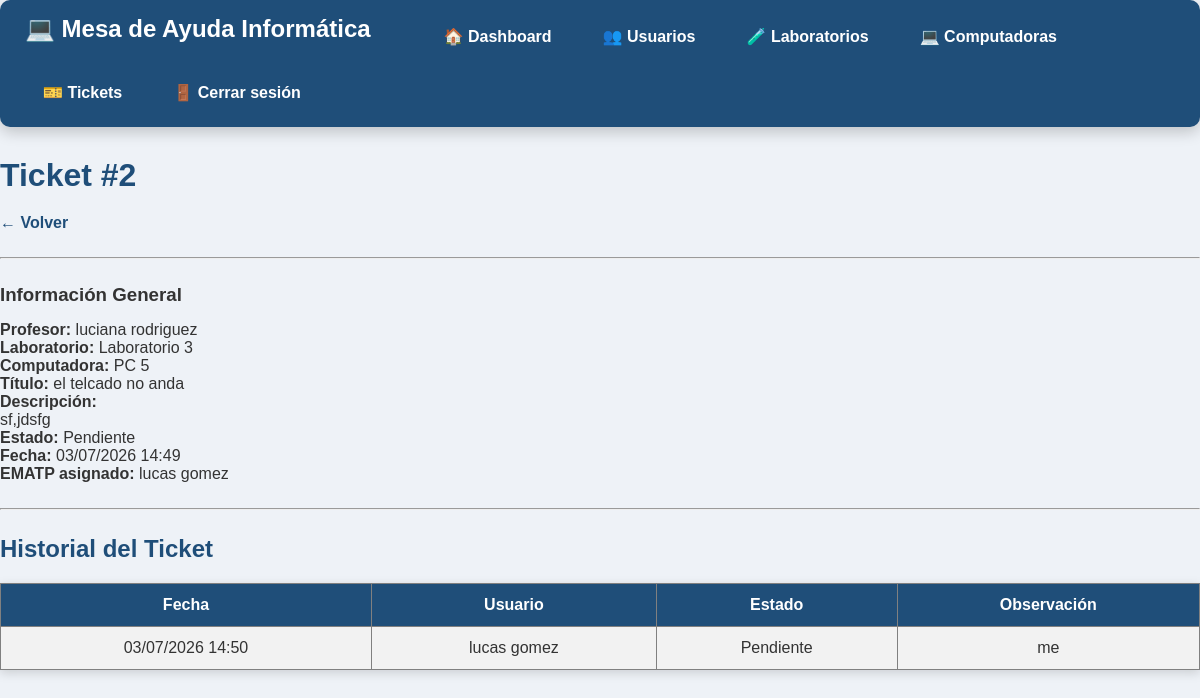
Page /administrativo/ver_ticket.php?id=2 (signed in) on the committed database.
### tables this page shows
CREATE TABLE `tickets` (
  `id_ticket` int(11) NOT NULL,
  `titulo` varchar(100) NOT NULL,
  `descripcion` text NOT NULL,
  `fecha_creacion` datetime DEFAULT current_timestamp(),
  `estado` enum('Abierto','Pendiente','Cerrado') NOT NULL DEFAULT 'Abierto',
  `id_usuario` int(11) NOT NULL,
  `id_computadora` int(11) DEFAULT NULL,
  `foto` varchar(255) DEFAULT NULL,
  `id_ematp_asignado` int(11) DEFAULT NULL
);

CREATE TABLE `usuarios` (
  `id_usuario` int(11) NOT NULL,
  `nombre` varchar(50) NOT NULL,
  `apellido` varchar(50) NOT NULL,
  `email` varchar(100) NOT NULL,
  `contrasena` varchar(255) NOT NULL,
  `id_rol` int(11) NOT NULL
);

CREATE TABLE `laboratorios` (
  `id_laboratorio` int(11) NOT NULL,
  `nombre` varchar(50) NOT NULL
);

CREATE TABLE `computadoras` (
  `id_computadora` int(11) NOT NULL,
  `numero_pc` int(11) NOT NULL,
  `id_laboratorio` int(11) NOT NULL,
  `estado` enum('Alta','Baja') NOT NULL DEFAULT 'Alta'
);

CREATE TABLE `historialticket` (
  `id_historial` int(11) NOT NULL,
  `id_ticket` int(11) NOT NULL,
  `estado` enum('Abierto','Pendiente','Cerrado') NOT NULL,
  `fecha` datetime DEFAULT current_timestamp(),
  `observacion` varchar(255) DEFAULT NULL,
  `id_usuario` int(11) NOT NULL
);

### administrativo/ver_ticket.php (the view, shortened to what this page needs)
<?php
include("../conexion/conexion.php");
$id = $_GET["id"];
$sql = "SELECT
tickets.*,
usuarios.nombre,
usuarios.apellido,
laboratorios.nombre AS laboratorio,
computadoras.numero_pc,
ematp.nombre AS nombre_ematp,
ematp.apellido AS apellido_ematp
FROM tickets
INNER JOIN usuarios
ON tickets.id_usuario = usuarios.id_usuario
INNER JOIN computadoras
ON tickets.id_computadora = computadoras.id_computadora
INNER JOIN laboratorios
ON computadoras.id_laboratorio = laboratorios.id_laboratorio
LEFT JOIN usuarios ematp
ON tickets.id_ematp_asignado = ematp.id_usuario
WHERE id_ticket='$id'";
$resultado = mysqli_query($conexion,$sql);
$ticket = mysqli_fetch_assoc($resultado);
$sqlHistorial = "SELECT
historialticket.*,
usuarios.nombre,
usuarios.apellido
FROM historialticket
INNER JOIN usuarios
ON historialticket.id_usuario = usuarios.id_usuario
WHERE id_ticket='$id'
ORDER BY fecha DESC";
$historial = mysqli_query($conexion,$sqlHistorial);
?>
<!DOCTYPE html>
<html lang="es">
<head>
<link rel="stylesheet" href="../css/estilos.css">
</head>
<body>
<?php include("../includes/menu_admin.php"); ?>
<h1>Ticket #<?php echo $ticket["id_ticket"]; ?></h1>
<a href="tickets.php">← Volver</a>
<hr>
<h3>Información General</h3>
<p>
<strong>Profesor:</strong>
<?php echo $ticket["nombre"]." ".$ticket["apellido"]; ?>
</p>
<p>
<strong>Laboratorio:</strong>
<?php echo $ticket["laboratorio"]; ?>
</p>
<p>
<strong>Computadora:</strong>
PC <?php echo $ticket["numero_pc"]; ?>
</p>
<p>
<strong>Título:</strong>
<?php echo $ticket["titulo"]; ?>
</p>
<p>
<strong>Descripción:</strong>
<br>
<?php echo nl2br($ticket["descripcion"]); ?>
</p>
<p>
<strong>Estado:</strong>
<?php echo $ticket["estado"]; ?>
</p>
<p>
<strong>Fecha:</strong>
<?php echo date("d/m/Y H:i",strtotime($ticket["fecha_creacion"])); ?>
</p>
<p>
<strong>EMATP asignado:</strong>
<?php
if($ticket["nombre_ematp"]!=""){
echo $ticket["nombre_ematp"]." ".$ticket["apellido_ematp"];
}else{
echo "Sin asignar";
}
?>
</p>
<hr>
<h2>Historial del Ticket</h2>
<table border="1" cellpadding="10">
<tr>
<th>Fecha</th>
<th>Usuario</th>
<th>Estado</th>
<th>Observación</th>
</tr>
<?php while($fila=mysqli_fetch_assoc($historial)){ ?>
<tr>
<td>
<?php echo date("d/m/Y H:i",strtotime($fila["fecha"])); ?>
</td>
<td>
<?php echo $fila["nombre"]." ".$fila["apellido"]; ?>
</td>
<td>
<?php echo $fila["estado"]; ?>
</td>
<td>
<?php echo $fila["observacion"]; ?>
</td>
</tr>
<?php } ?>
</table>
</body>
</html>

### css/estilos.css (style rules this page uses)
* { margin:0; padding:0; box-sizing:border-box; font-family:Arial, Helvetica, sans-serif; }
body { background:#eef2f7; color:#333; font-family:Arial, Helvetica, sans-serif; }
h1 { color:#1f4e79; margin-bottom:20px; }
h2 { color:#1f4e79; margin-bottom:15px; }
h3 { margin-bottom:15px; }
a { color:#1f4e79; text-decoration:none; font-weight:bold; }
table { width:100%; border-collapse:collapse; margin-top:20px; background:white; box-shadow:0px 3px 10px rgba(0,0,0,.15); }
table th { background:#1f4e79; color:white; padding:12px; }
table td { padding:12px; text-align:center; }
table tr:nth-child(even) { background:#f2f2f2; }
hr { margin:25px 0; }

### rows in the picture
tickets: id_ticket "2", id_usuario.nombre "luciana", id_usuario.apellido "rodriguez", laboratorios.nombre "Laboratorio 3", id_computadora.numero_pc "5", titulo "el telcado no anda", descripcion "sf,jdsfg", estado "Pendiente", fecha_creacion "03/07/2026 14:49", id_ematp_asignado.nombre "lucas", id_ematp_asignado.apellido "gomez"
historialticket: fecha "03/07/2026 14:50", id_usuario.nombre "lucas", id_usuario.apellido "gomez", estado "Pendiente", observacion "me"
